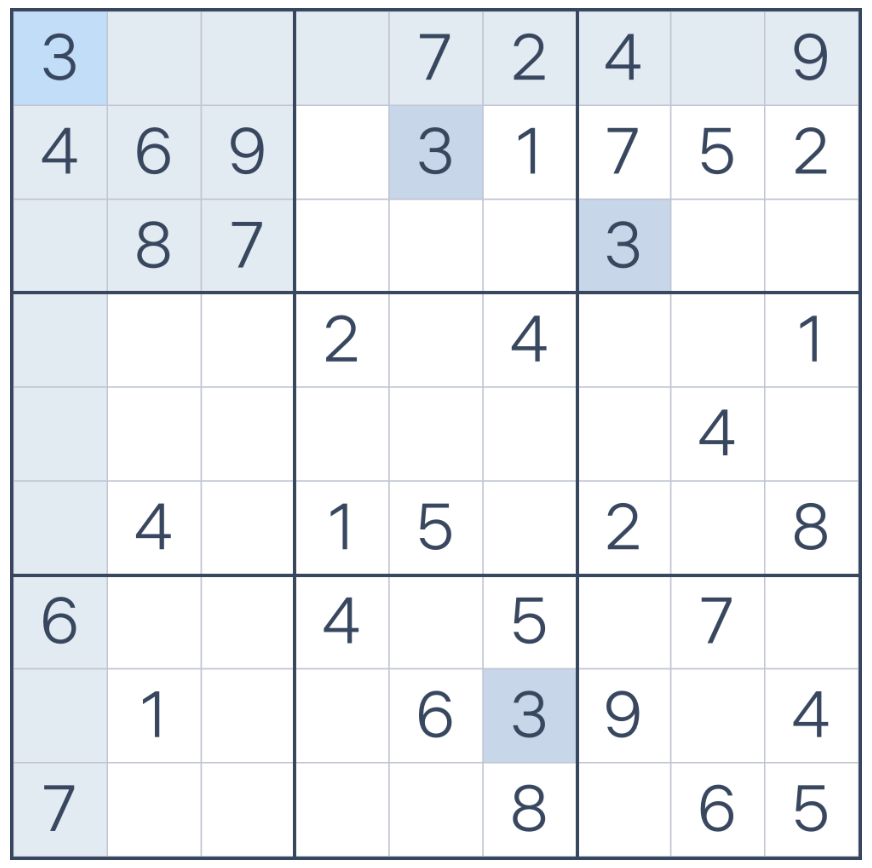
#> input picture puzzle01.png, 872 x 868 px
$ python sudoku_from_image.py puzzle01.png
#> lines starting #> are read from the running program, lines starting #| are printed output that depends on the picture; after the words box and inside, x2 and y2 are one past the last pixel; in counts of white or black regions, pixels touching at a corner belong together
#> in parse_image_to_board, img is the input picture: shape (868, 872, 3); mean B, G, R 241.9, 238, 234.6
#!/usr/bin/env python3
import sys, os
import cv2
import numpy as np

# ---------- Pretty terminal printer (Unicode box drawing) ----------
ANSI_RESET = "\033[0m"
ANSI_BOLD  = "\033[1m"
ANSI_DIM   = "\033[2m"
ANSI_WHITE = "\033[97m"
ANSI_GREEN = "\033[32m"

def _fmt_given(v):  # givens: bold white
    return ANSI_BOLD + ANSI_WHITE + str(v) + ANSI_RESET

def _fmt_solved(v):  # solver-filled: green
    return ANSI_GREEN + str(v) + ANSI_RESET

def _fmt_empty():
    return ANSI_DIM + "." + ANSI_RESET

# [32 lines left out: function print_board, not called in this run]

# ---------- OCR: warp grid, split 9×9, per-cell OCR with Tesseract ----------
try:
    import pytesseract
    from pytesseract import Output as TesseractOutput
except ImportError:
    print("Missing dependency: pytesseract. Install with: pip install pytesseract")
    sys.exit(1)

def find_grid_and_warp(image_bgr, size=450):
#> called with size = 450
    gray = cv2.cvtColor(image_bgr, cv2.COLOR_BGR2GRAY)
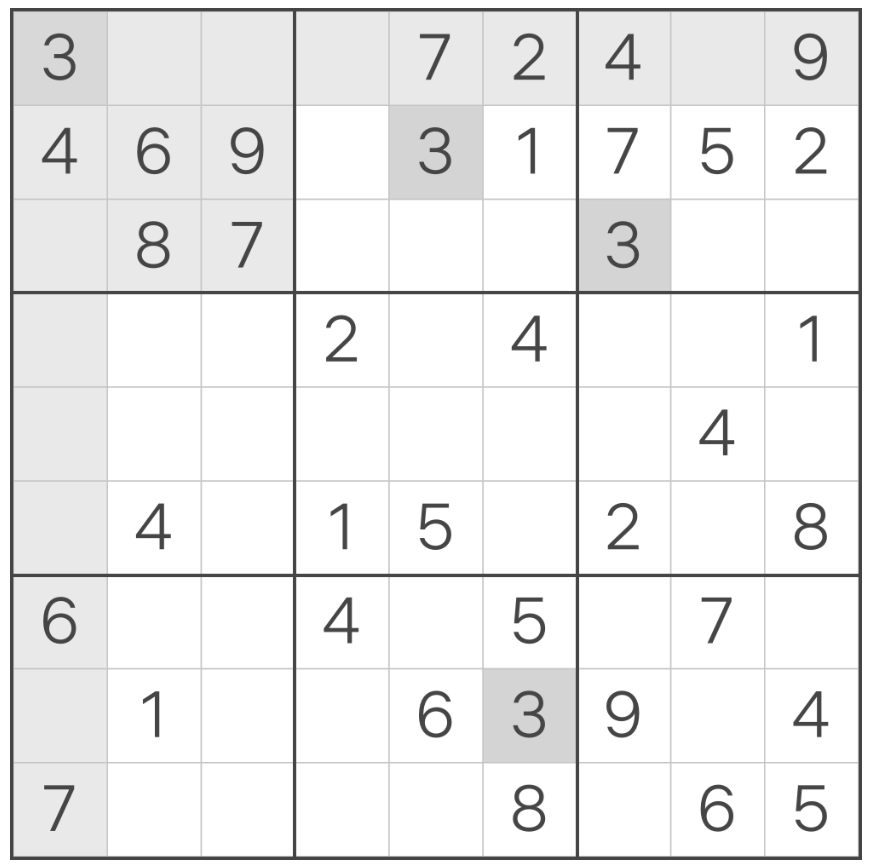
#> gray: shape (868, 872); min 69, max 255, mean 237.3
    blur = cv2.GaussianBlur(gray, (5,5), 0)
    thr  = cv2.adaptiveThreshold(blur, 255,
                                 cv2.ADAPTIVE_THRESH_MEAN_C,
                                 cv2.THRESH_BINARY_INV, 31, 10)
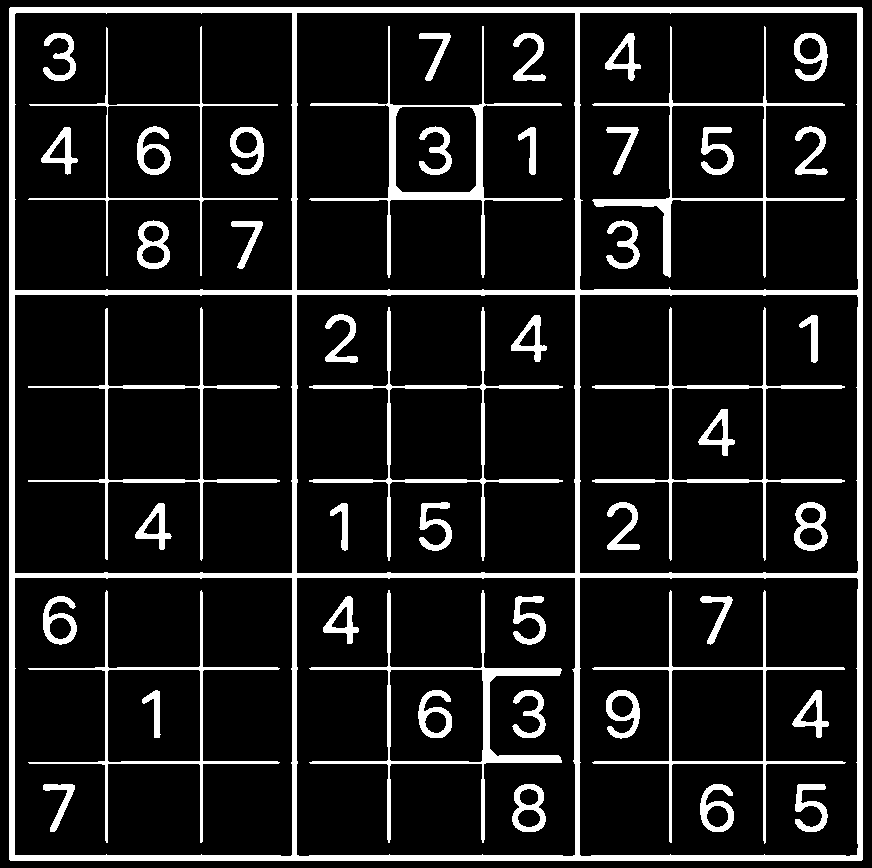
#> thr: shape (868, 872); 12% white; 48 white regions, largest, box (x1, y1, x2, y2) and area: (9, 7, 863, 861) 37396, (309, 590, 562, 843) 4309, (309, 26, 563, 278) 4022
    contours, _ = cv2.findContours(thr, cv2.RETR_EXTERNAL, cv2.CHAIN_APPROX_SIMPLE)
#> contours = 1 item
    contours = sorted(contours, key=cv2.contourArea, reverse=True)
    quad = None
    for cnt in contours:
        peri = cv2.arcLength(cnt, True)
        ap = cv2.approxPolyDP(cnt, 0.02*peri, True)
        if len(ap) == 4 and cv2.isContourConvex(ap):
            quad = ap.reshape(4,2).astype(np.float32)
            break
#> this loop made 1 pass
#> (peri, quad) on pass 1: (3409.7, [[10, 7], [9, 859], [861, 860], [862, 8]])
    if quad is None:
        # fallback: whole image
        h, w = gray.shape
        quad = np.array([[0,0],[w-1,0],[w-1,h-1],[0,h-1]], dtype=np.float32)

    # order tl, tr, br, bl
    s = quad.sum(axis=1)
#> s = [17, 868, 1721, 870]
    d = np.diff(quad, axis=1)
#> d = [-3, 850, -1, -854]
    rect = np.zeros((4,2), dtype=np.float32)
#> rect = [[0, 0], [0, 0], [0, 0], [0, 0]]
    rect[0] = quad[np.argmin(s)]   # tl
    rect[2] = quad[np.argmax(s)]   # br
    rect[1] = quad[np.argmin(d)]   # tr
    rect[3] = quad[np.argmax(d)]   # bl

    dst = np.array([[0,0],[size-1,0],[size-1,size-1],[0,size-1]], dtype=np.float32)
#> dst = [[0, 0], [449, 0], [449, 449], [0, 449]]
    M = cv2.getPerspectiveTransform(rect, dst)
#> M = [[0.527, 0.000619, -5.27], [-0.000619, 0.527, -3.68], [-9.5e-20, -1.44e-19, 1]]
    warped = cv2.warpPerspective(image_bgr, M, (size,size))
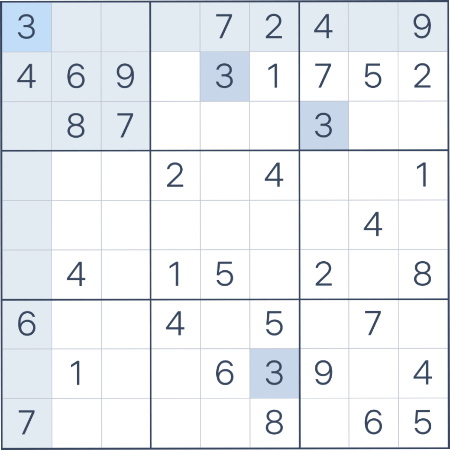
#> warped: shape (450, 450, 3); mean B, G, R 241.6, 237.6, 234
    return warped

def ocr_cell(cell_gray):
    """Return digit 1..9 or 0 if empty/uncertain."""
    h, w = cell_gray.shape
    m = int(0.18 * w)  # avoid borders
    roi = cell_gray[m:h-m, m:w-m]
    # normalize and binarize (good for screenshots)
    _, binv = cv2.threshold(roi, 0, 255, cv2.THRESH_BINARY_INV | cv2.THRESH_OTSU)
    # light dilation to thicken strokes
    binv = cv2.dilate(binv, np.ones((2,2), np.uint8), 1)

    cfg = r'--oem 3 --psm 10 -c tessedit_char_whitelist=123456789'
    data = pytesseract.image_to_data(binv, config=cfg, output_type=TesseractOutput.DICT)
    best_txt, best_conf = "", -1.0
    for txt, conf in zip(data.get("text", []), data.get("conf", [])):
        try:
            conf = float(conf)
        except Exception:
            conf = -1.0
        if txt and txt.strip().isdigit() and conf > best_conf:
            best_txt, best_conf = txt.strip(), conf
    return int(best_txt[0]) if best_txt and best_conf >= 30 else 0

def parse_image_to_board(path):
    img = cv2.imread(path)
    if img is None:
        raise RuntimeError(f"Cannot read image: {path}")
    warped = find_grid_and_warp(img, size=450)
    gray = cv2.cvtColor(warped, cv2.COLOR_BGR2GRAY)
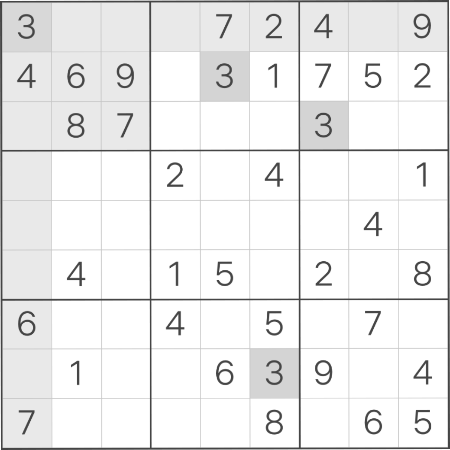
#> gray: shape (450, 450); min 69, max 255, mean 236.9
    # mild contrast boost helps some fonts
    clahe = cv2.createCLAHE(clipLimit=3.0, tileGridSize=(8,8))
    gray = clahe.apply(gray)

    step = 450 // 9
    board = [[0]*9 for _ in range(9)]
    for r in range(9):
        for c in range(9):
            cell = gray[r*step:(r+1)*step, c*step:(c+1)*step]
            board[r][c] = ocr_cell(cell)
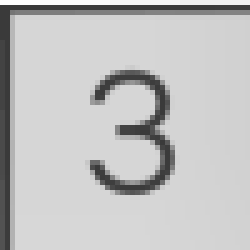
#> cell: shape (50, 50) (shown 5 times larger); min 58, max 255, mean 194.1
#> after the loop, board = 9 items, first 6: [0, 0, 0, 0, 0, 0, 0, 0, 0], [0, 0, 0, 0, 0, 0, 0, 0, 0], [0, 0, 0, 0, 0, 0, 0, 0, 0], [0, 0, 0, 0, 0, 0, 0, 0, 0], [0, 0, 0, 0, 0, 0, 0, 0, 0], [0, 0, 0, 0, 0, 0, 0, 0, 0]
    return board

# ---------- Backtracking Sudoku solver ----------
# [29 lines left out: functions find_empty, valid, solve, not called in this run]

# ---------- CLI ----------
def main():
    if len(sys.argv) < 2:
        print("Usage: python parse_and_solve.py path/to/puzzle.png")
        sys.exit(2)
    image_path = sys.argv[1]

    # Parse board from image
    parsed = parse_image_to_board(image_path)

    # Mask of givens (non-zero after OCR)
    givens = [[parsed[r][c] != 0 for c in range(9)] for r in range(9)]

    print("\nParsed board:")
    print_board(parsed, givens_mask=givens)

    # Solve
    solved = [row[:] for row in parsed]
    if not solve(solved):
        print("\nNo solution found (check OCR or puzzle validity).")
        sys.exit(1)

    print("\nSolved board:")
    print_board(solved, givens_mask=givens)

if __name__ == "__main__":
    main()
#> (the call stopped at in ocr_cell, `data = pytesseract.image_to_data(binv, config=cfg, output_type=Tessera..`: pytesseract is not available in this run)
